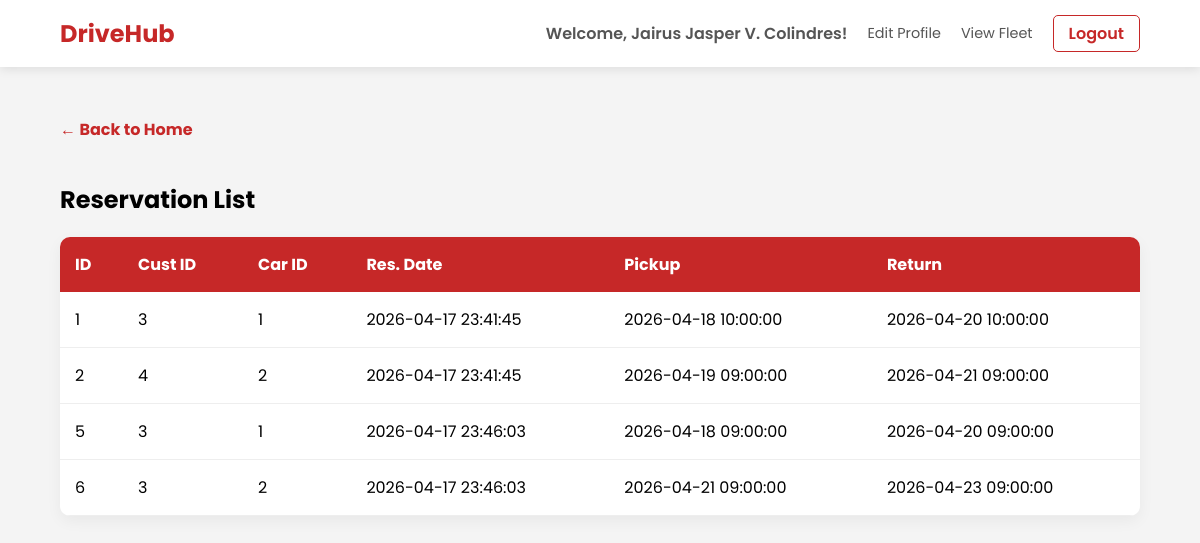
Screenshot of /pages/transactions/display_reservation.php (signed in) with the database file from the repository.
### tables this page shows
CREATE TABLE `reservation` (
  `reservationID` int(11) NOT NULL,
  `customerID` int(11) DEFAULT NULL,
  `carID` int(11) DEFAULT NULL,
  `reservationDate` datetime DEFAULT NULL,
  `pickupDate` datetime DEFAULT NULL,
  `returnDate` datetime DEFAULT NULL
);

### pages/transactions/display_reservation.php (the view, shortened to what this page needs)
<?php
include('../../utils/db.php');
$query = "SELECT * FROM reservation";
$stmt = $conn->prepare($query);
$stmt->execute();
$result = $stmt->get_result();
?>
<!DOCTYPE html>
<html lang="en">
<head>
    <link rel="stylesheet" href="../../css/base.css">
    <link rel="stylesheet" href="../../css/tables.css">
</head>
<body>
    <?php include('../../components/navbar.php'); ?>
    <div class="container">
        <a href="../../index.php" class="btn-back">← Back to Home</a>
        <h2>Reservation List</h2>
        <table>
            <thead>
                <tr>
                    <th>ID</th>
                    <th>Cust ID</th>
                    <th>Car ID</th>
                    <th>Res. Date</th>
                    <th>Pickup</th>
                    <th>Return</th>
                </tr>
            </thead>
            <tbody>
                <?php while($row = $result->fetch_assoc()) { ?>
                <tr>
                    <td><?php echo $row['reservationID']; ?></td>
                    <td><?php echo $row['customerID']; ?></td>
                    <td><?php echo $row['carID']; ?></td>
                    <td><?php echo $row['reservationDate']; ?></td>
                    <td><?php echo $row['pickupDate']; ?></td>
                    <td><?php echo $row['returnDate']; ?></td>
                </tr>
                <?php } ?>
            </tbody>
        </table>
    </div>
</body>
</html>

### css/base.css (style rules this page uses)
body { font-family: 'Poppins', sans-serif; margin: 0; background-color: #f4f4f4; }
a { transition: 0.3s; text-decoration: none; }
.container { padding: 50px 5%; }

### css/tables.css (style rules this page uses)
table { width: 100%; border-collapse: collapse; background: white; border-radius: 10px; overflow: hidden; box-shadow: 0 5px 15px rgba(0,0,0,0.05); }
th { background: #c62828; color: white; padding: 15px; text-align: left; }
td { padding: 15px; border-bottom: 1px solid #eee; }
.btn-back { display: inline-block; margin-bottom: 20px; text-decoration: none; color: #c62828; font-weight: bold; }

### rows the page displays
reservation: reservationID "1", customerID "3", carID "1", reservationDate "2026-04-17 23:41:45", pickupDate "2026-04-18 10:00:00", returnDate "2026-04-20 10:00:00"
reservation: reservationID "2", customerID "4", carID "2", reservationDate "2026-04-17 23:41:45", pickupDate "2026-04-19 09:00:00", returnDate "2026-04-21 09:00:00"
reservation: reservationID "5", customerID "3", carID "1", reservationDate "2026-04-17 23:46:03", pickupDate "2026-04-18 09:00:00", returnDate "2026-04-20 09:00:00"
reservation: reservationID "6", customerID "3", carID "2", reservationDate "2026-04-17 23:46:03", pickupDate "2026-04-21 09:00:00", returnDate "2026-04-23 09:00:00"

### other values shown
$_SESSION['username'] "Jairus Jasper V. Colindres"
